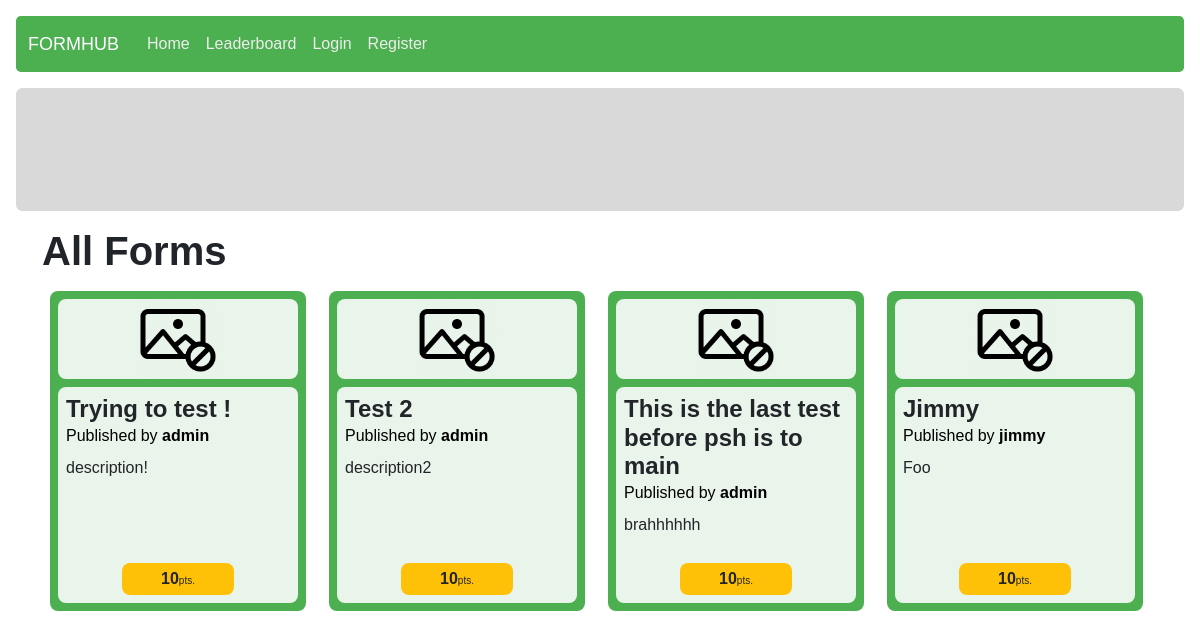
The page / on the database its author committed.
### form_management/models.py (models this page shows, shortened)
class Form(models.Model):
    owner = models.ForeignKey(User, on_delete = models.CASCADE)
    form_name = models.CharField(max_length = 125)
    description = models.CharField(max_length = 1000)
    category = models.ForeignKey(Category, on_delete = models.CASCADE, null = True)
    design = models.JSONField()
    creation_timestamp = models.DateTimeField(auto_now_add = True)
    publish_timestamp = models.DateTimeField(null = True)
    is_open = models.BooleanField(default = False)
    is_sale = models.BooleanField(default = False)
    form_point = models.ForeignKey(Point, on_delete = models.CASCADE, related_name="form_point")

class Point(models.Model):
    form_size = models.CharField(max_length = 2)
    point = models.IntegerField()
    description = models.CharField(max_length = 50, null = True)
    lower_bound = models.IntegerField()
    upper_bound = models.IntegerField()
    def __str__(self):
        return f"{self.point}"

### authentication/models.py (models this page shows)
class User(AbstractUser):
    student_id = models.CharField(max_length = 10, null = True)
    profile_img = models.ImageField(upload_to="static/userprofile/imgs", null = True)
    def __str__(self):
        return f"{self.username}"

### answering/views.py (the view)
# urls.py: path("", views.index, name="index"),
def index(request):
	if (request.user.is_authenticated):
		is_already_answered_form = FormResponse.objects.filter(responder = request.user).values("form_id").distinct()
		exclude_form_list = [item["form_id"] for item in is_already_answered_form]
		forms = Form.objects.filter(is_open = True).exclude(id__in=exclude_form_list)
	else:
		forms = Form.objects.filter(is_open = True)
	return render(request, "answering/index.html", {
		"title": "All Active Forms",
		"forms": forms
	})

### templates/answering/index.html (shortened to what this page needs)
{% extends "layout.html" %}
{% load static %}
{% block extra_css %}
    <link rel="stylesheet" href="{% static 'answering/index.css' %}">
{% endblock %}
{% block body %}
<div class="container">
    <h1><strong>All Forms</strong></h1>
    <div class="all-forms d-flex flex-row flex-wrap">
        {% for form in forms %}
            <div class="form-card p-2 d-flex flex-column col-sm-6 col-md-4 col-lg-3" data-code="{{ form.id }}">
                <div class="form p-2 d-flex flex-column">
                    <div class="img-container d-flex justify-content-center">
                        <img src="{% static 'answering/imgs/no-pic.png' %}" alt="no-photo">
                    </div>
                    <div class="form-meta-data mt-2 p-2">
                        <h4 class="form-name my-0">{{ form.form_name }}</h6>
                        <a href="/account/{{ form.owner.id }}" class="mb-2 author">Published by <strong>{{ form.owner }}</strong></a>
                        <div class="description">
                            {{ form.description }}
                        </div>
                        <div class="bottom-section mt-auto p-1">
                            <span class="point">{{ form.form_point }}</span><span class="unit">pts.</span>
                        </div>
                    </div>
                </div>
            </div>
        {% empty %}
            <h3>No form</h3>
        {% endfor %}
    </div>
</div>
{% endblock %}

### static/core/core.css (style rules this page uses)
* { margin: 0; padding: 0; box-sizing: border-box; font-family: Helvetica; }

### static/answering/index.css (style rules this page uses)
:root { --main-bg: #4CAF50; --card-trans-bg: #FFFFFFE0; }

### rows shown on the page
Form: form_name "Trying to test !", owner "admin", description "description!", form_point "10"
Form: form_name "Test 2", owner "admin", description "description2", form_point "10"
Form: form_name "This is the last test before psh is to main", owner "admin", description "brahhhhhh", form_point "10"
Form: form_name "Jimmy", owner "jimmy", description "Foo", form_point "10"
